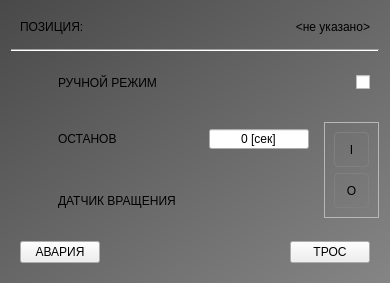
<?xml version="1.0" encoding="UTF-8"?>
<ui version="4.0">
 <class>GearROT</class>
 <widget class="QDialog" name="GearROT">
  <property name="geometry">
   <rect>
    <x>0</x>
    <y>0</y>
    <width>390</width>
    <height>281</height>
   </rect>
  </property>
  <property name="windowTitle">
   <string>Управление ПИТАТЕЛЕМ</string>
  </property>
  <property name="styleSheet">
   <string notr="true">#centralwidget,#GearROT
{
	background-color: qlineargradient(spread:pad, x1:0, y1:0, x2:1, y2:1, stop:0 rgba(73, 73, 73, 255), stop:1 rgba(133, 133, 133, 255));
}
QAbstractButton:flat
{
	border: 1px solid gray;
	border-radius: 4px;
}
QAbstractButton:flat:pressed
{
	background-color: green;
}
QAbstractButton:flat[style=&quot;open&quot;]
{
	image: url(:/concrete/stop.png);
}
QAbstractButton:flat:pressed[style=&quot;open&quot;]
{
	image: url(:/concrete/down.png);
}
QAbstractButton:flat:checked[style=&quot;open&quot;]
{
	image: url(:/concrete/down.png);
}
QLabel[style=&quot;huge&quot;]
{
	font-size: 20pt;
	font-weight: bold;
	color: white;
}
QLabel[style=&quot;gigantic&quot;]
{
	font-size: 32pt;
	font-weight: bold;
	color: white;
}

QLabel[style=&quot;badge&quot;]
{
	border: 1px solid red;
	background-color: rgba(0,0,0,100);
	color: white;
	border-radius: 4px;
}
QLabel[style=&quot;vodoley-status&quot;]
{
	border: none;
	background-color: rgb(98, 160, 234);
	color: white;
	border-radius: 4px;
	font-weight: bold;
	font-size: 9pt;
	padding: 8px;
}
QLabel[style='hint']
{
	color: lightGray;
	font-weight: bold;
	font-size: 10pt;
}
QLabel[style='tips']
{
	color: lightGray;
	font-size: 7pt;
}
QLabel[style='sys']
{
	color: yellow;
	font-size: 7pt;
}
QGroupBox[style=&quot;vodoley&quot;]
{
	background-color: rgb(94, 92, 100);
	border: 1px solid gray;
}
QAbstractButton:flat[style=&quot;danger&quot;]
{
	background-color: rgba(224, 27, 36,80);
	color: lightGray;
}
QAbstractButton:flat::checked[style=&quot;danger&quot;]
{
	background-color: rgba(224, 27, 36,255);
	color: white;
}
QAbstractButton:flat[style=&quot;warning&quot;]
{
	background-color: rgba(46, 194, 126,80);
	color: lightGray;
}
QAbstractButton:flat::checked[style=&quot;warning&quot;]
{
	background-color: rgb(46, 194, 126);
	color: white;
}
</string>
  </property>
  <property name="prefix" stdset="0">
   <string>SIEVER</string>
  </property>
  <layout class="QGridLayout" name="gridLayout">
   <item row="0" column="0" colspan="2">
    <widget class="QWidget" name="row_1" native="true">
     <layout class="QHBoxLayout" name="horizontalLayout">
      <item>
       <widget class="QLabel" name="hint_name">
        <property name="text">
         <string>ПОЗИЦИЯ:</string>
        </property>
        <property name="style" stdset="0">
         <string>hint</string>
        </property>
       </widget>
      </item>
      <item>
       <widget class="QLabel" name="name">
        <property name="minimumSize">
         <size>
          <width>100</width>
          <height>0</height>
         </size>
        </property>
        <property name="text">
         <string>&lt;не указано&gt;</string>
        </property>
        <property name="alignment">
         <set>Qt::AlignRight|Qt::AlignTrailing|Qt::AlignVCenter</set>
        </property>
        <property name="style" stdset="0">
         <string>hint</string>
        </property>
       </widget>
      </item>
     </layout>
    </widget>
   </item>
   <item row="1" column="0" colspan="2">
    <widget class="Line" name="line">
     <property name="orientation">
      <enum>Qt::Horizontal</enum>
     </property>
    </widget>
   </item>
   <item row="5" column="0">
    <widget class="QWidget" name="row_5" native="true">
     <layout class="QHBoxLayout" name="horizontalLayout_5">
      <item>
       <widget class="QLabel" name="icon_rot">
        <property name="minimumSize">
         <size>
          <width>32</width>
          <height>32</height>
         </size>
        </property>
        <property name="maximumSize">
         <size>
          <width>32</width>
          <height>32</height>
         </size>
        </property>
        <property name="styleSheet">
         <string notr="true">padding: 6px;</string>
        </property>
        <property name="text">
         <string/>
        </property>
        <property name="pixmap">
         <pixmap resource="../resources.qrc">:/green-led.png</pixmap>
        </property>
        <property name="scaledContents">
         <bool>true</bool>
        </property>
       </widget>
      </item>
      <item>
       <widget class="QLabel" name="hint_rot">
        <property name="text">
         <string>ДАТЧИК ВРАЩЕНИЯ</string>
        </property>
        <property name="style" stdset="0">
         <string>hint</string>
        </property>
       </widget>
      </item>
     </layout>
    </widget>
   </item>
   <item row="3" column="1" rowspan="3" alignment="Qt::AlignVCenter">
    <widget class="QFrame" name="console">
     <property name="minimumSize">
      <size>
       <width>55</width>
       <height>96</height>
      </size>
     </property>
     <property name="maximumSize">
      <size>
       <width>55</width>
       <height>16777215</height>
      </size>
     </property>
     <property name="frameShape">
      <enum>QFrame::StyledPanel</enum>
     </property>
     <layout class="QVBoxLayout" name="verticalLayout_15">
      <item>
       <widget class="QPushButton" name="on">
        <property name="sizePolicy">
         <sizepolicy hsizetype="Minimum" vsizetype="Preferred">
          <horstretch>0</horstretch>
          <verstretch>0</verstretch>
         </sizepolicy>
        </property>
        <property name="cursor">
         <cursorShape>PointingHandCursor</cursorShape>
        </property>
        <property name="text">
         <string>I</string>
        </property>
        <property name="flat">
         <bool>true</bool>
        </property>
        <property name="style" stdset="0">
         <string>danger</string>
        </property>
       </widget>
      </item>
      <item>
       <widget class="QPushButton" name="off">
        <property name="sizePolicy">
         <sizepolicy hsizetype="Minimum" vsizetype="Preferred">
          <horstretch>0</horstretch>
          <verstretch>0</verstretch>
         </sizepolicy>
        </property>
        <property name="cursor">
         <cursorShape>PointingHandCursor</cursorShape>
        </property>
        <property name="text">
         <string>O</string>
        </property>
        <property name="flat">
         <bool>true</bool>
        </property>
        <property name="style" stdset="0">
         <string>warning</string>
        </property>
       </widget>
      </item>
     </layout>
    </widget>
   </item>
   <item row="3" column="0">
    <widget class="QWidget" name="row_3" native="true">
     <layout class="QHBoxLayout" name="horizontalLayout_3">
      <item>
       <widget class="QLabel" name="icon_startup_t">
        <property name="minimumSize">
         <size>
          <width>32</width>
          <height>32</height>
         </size>
        </property>
        <property name="maximumSize">
         <size>
          <width>32</width>
          <height>32</height>
         </size>
        </property>
        <property name="text">
         <string/>
        </property>
        <property name="pixmap">
         <pixmap resource="../resources.qrc">:/timer.png</pixmap>
        </property>
        <property name="scaledContents">
         <bool>true</bool>
        </property>
       </widget>
      </item>
      <item>
       <widget class="QLabel" name="hint_startup_t">
        <property name="text">
         <string>ОСТАНОВ</string>
        </property>
        <property name="style" stdset="0">
         <string>hint</string>
        </property>
       </widget>
      </item>
      <item alignment="Qt::AlignRight">
       <widget class="QSpinBox" name="startup_t">
        <property name="minimumSize">
         <size>
          <width>100</width>
          <height>0</height>
         </size>
        </property>
        <property name="maximumSize">
         <size>
          <width>100</width>
          <height>16777215</height>
         </size>
        </property>
        <property name="alignment">
         <set>Qt::AlignCenter</set>
        </property>
        <property name="buttonSymbols">
         <enum>QAbstractSpinBox::NoButtons</enum>
        </property>
        <property name="suffix">
         <string> [сек]</string>
        </property>
        <property name="maximum">
         <number>100</number>
        </property>
       </widget>
      </item>
     </layout>
    </widget>
   </item>
   <item row="2" column="0" colspan="2">
    <widget class="QWidget" name="row_4" native="true">
     <layout class="QHBoxLayout" name="horizontalLayout_4">
      <item>
       <widget class="QLabel" name="icon_manual">
        <property name="minimumSize">
         <size>
          <width>32</width>
          <height>32</height>
         </size>
        </property>
        <property name="maximumSize">
         <size>
          <width>32</width>
          <height>32</height>
         </size>
        </property>
        <property name="text">
         <string/>
        </property>
        <property name="pixmap">
         <pixmap resource="../resources.qrc">:/hand.png</pixmap>
        </property>
        <property name="scaledContents">
         <bool>true</bool>
        </property>
       </widget>
      </item>
      <item>
       <widget class="QLabel" name="hint_fq_3">
        <property name="text">
         <string>РУЧНОЙ РЕЖИМ</string>
        </property>
        <property name="style" stdset="0">
         <string>hint</string>
        </property>
       </widget>
      </item>
      <item>
       <widget class="QCheckBox" name="manual">
        <property name="layoutDirection">
         <enum>Qt::RightToLeft</enum>
        </property>
        <property name="text">
         <string/>
        </property>
       </widget>
      </item>
     </layout>
    </widget>
   </item>
   <item row="6" column="0" colspan="2">
    <widget class="QWidget" name="row_6" native="true">
     <layout class="QHBoxLayout" name="horizontalLayout_6">
      <item>
       <widget class="QPushButton" name="test_fault">
        <property name="text">
         <string>АВАРИЯ</string>
        </property>
        <property name="rsn" stdset="0">
         <number>0</number>
        </property>
       </widget>
      </item>
      <item>
       <spacer name="horizontalSpacer">
        <property name="orientation">
         <enum>Qt::Horizontal</enum>
        </property>
        <property name="sizeHint" stdset="0">
         <size>
          <width>40</width>
          <height>20</height>
         </size>
        </property>
       </spacer>
      </item>
      <item>
       <widget class="QPushButton" name="test_lock">
        <property name="text">
         <string>ТРОС</string>
        </property>
        <property name="rsn" stdset="0">
         <number>0</number>
        </property>
       </widget>
      </item>
     </layout>
    </widget>
   </item>
  </layout>
 </widget>
 <resources>
  <include location="../resources.qrc"/>
 </resources>
 <connections/>
</ui>
